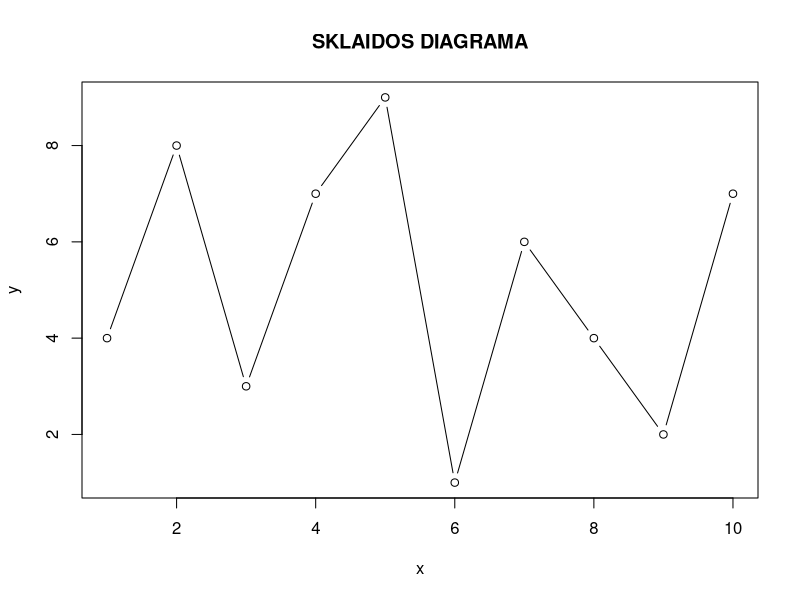

This chart was generated by the following R code:
# 1 uzduotis
x <- seq(1, 10, 1)
y <- c(4, 8, 3, 7, 9, 1, 6, 4, 2, 7)
plot(x, y, type = "b", xlab = "x", ylab = "y", main = "SKLAIDOS DIAGRAMA")
# 2 uzduotis
setwd("C:/Users/Lotus/Documents/University/MATH")
rm(list=ls())
par(mfrow = c(2, 2))
x <- -10:10
jpeg("plot.jpg")
plot(x ** 2, type="p", xlab="x", ylab="y", main="Melyna", col="blue")
plot(x ** 2, type="o", xlab="x", ylab="y", main="Raudona", col="red")
plot(x ** 2, type="b", xlab="x", ylab="y", main="Zalia", col="green")
plot(x ** 2, type="l", xlab="x", ylab="y", main="Oranzine", col="orange")
dev.off()
# 3 uzduotis
rm(list=ls())
par(mfrow = c(1, 1))
pdf("sinusai.pdf")
x <- -4:4
plot(x, sin(x), type = "b", xlab = "x", ylab = "y", main = "Su plot grubus")
x <- seq(-4, 4, pi/5)
plot(x, sin(x), type = "b", xlab = "x", ylab = "y", main = "Su plot smulkus")
x <- -4:4
curve(sin(x), -4, 4, main="Su curve")
dev.off()
# 4 uzduotis
rm(list=ls())
pdf("cosinusas.pdf")
x <- seq(-2*pi, 2*pi, pi/20)
y <- cos(x)
plot(x, y, type = "l")
lines(x, y*-1, col="red")
abline(v=pi, col="orange")
abline(h=0, col="purple")
lines(x, y=0.05*x+0.1, col="blue")
dev.off
# 5 uzduotis
t <- seq(0,2*pi,0.01)
plot(cos(t)**3, sin(t)**3, type = "l", col="red")
lines((cos(t)**3)/2,sin(t)**3/2, type = "l", col="blue")
legend("topright", legend=c("Kvadratas", "Apskritimas"), col=c("red", "blue"), lty=1:2)
save.image(file="workspace.RData")